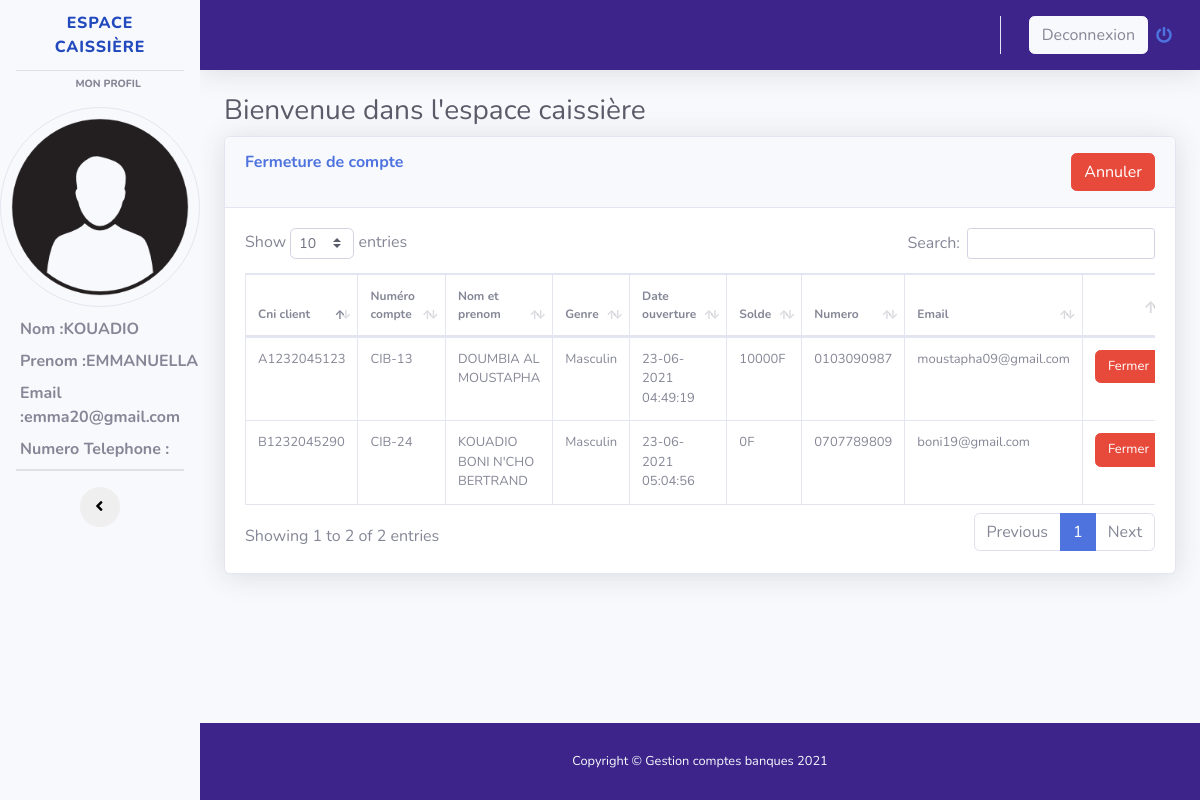
Screenshot of /espace_caissiere_fermeture_compte.php (signed in) with the database file from the repository.
### tables this page shows
CREATE TABLE `caissiere` (
  `idcaisse` int(11) NOT NULL,
  `nomcaisse` varchar(255) NOT NULL,
  `prenomcaisse` varchar(255) NOT NULL,
  `emailcaisse` varchar(255) NOT NULL,
  `passwordcaisse` varchar(255) DEFAULT 'cib2021@',
  `numerocaisse` varchar(255) DEFAULT NULL,
  `archive` int(1) NOT NULL DEFAULT 0
);

CREATE TABLE `compte` (
  `idcompte` int(11) NOT NULL,
  `numerocpte` varchar(255) NOT NULL,
  `visaouverture` varchar(255) DEFAULT NULL,
  `dateouverture` varchar(255) NOT NULL,
  `datefermeture` varchar(255) DEFAULT NULL,
  `visafermeture` varchar(255) DEFAULT NULL,
  `obscpte` varchar(255) NOT NULL,
  `soldecpte` double NOT NULL DEFAULT 0,
  `idclient` int(11) NOT NULL,
  `archive` int(1) NOT NULL DEFAULT 0
);

CREATE TABLE `client` (
  `idclient` int(11) NOT NULL,
  `cni` varchar(255) DEFAULT NULL,
  `nomclient` varchar(255) NOT NULL,
  `prenomclient` varchar(255) NOT NULL,
  `datenaissance` date NOT NULL,
  `profession` varchar(255) NOT NULL,
  `telephone` varchar(255) NOT NULL,
  `email` varchar(255) DEFAULT NULL,
  `lienphoto` varchar(255) DEFAULT NULL,
  `liensignature` varchar(255) DEFAULT NULL,
  `archive` int(1) NOT NULL DEFAULT 0,
  `idsexe` int(1) NOT NULL DEFAULT 1
);

CREATE TABLE `sexe` (
  `idsexe` int(11) NOT NULL,
  `libsexe` varchar(255) NOT NULL
);

### espace_caissiere_fermeture_compte.php (the view, shortened to what this page needs)
<?php
$bd = bd();
?>
<!DOCTYPE html>
<html lang="en">
<head>
  <link href="vendor/fontawesome-free/css/all.min.css" rel="stylesheet" type="text/css">
  <link rel="stylesheet" href="//maxcdn.bootstrapcdn.com/font-awesome/4.7.0/css/font-awesome.min.css" />
  <link href="css/sb-admin-2.min.css" rel="stylesheet">
  <link href="vendor/datatables/dataTables.bootstrap4.min.css" rel="stylesheet">
</head>
<body id="page-top">
<div id="wrapper" class="bg-dark">
    <ul class="navbar-nav bg-light sidebar sidebar-white accordion" id="accordionSidebar">
      <a class="sidebar-brand d-flex align-items-center justify-content-center" href="#">
        <div class="sidebar-brand-icon rotate-n-15">
        </div>
        <div class="sidebar-brand-text mx-3">ESPACE CAISSIÈRE</div>
      </a>
      <hr class="sidebar-divider my-0">
      <div class="sidebar-heading" style="margin:5px auto;">
        Mon profil
      </div>
      <?php
        $requete = $bd->prepare("SELECT * FROM caissiere WHERE emailcaisse = ? ");
        $requete->execute(array($_SESSION['mail']));
        while($donne = $requete->fetch()){
      ?>
      <img src="image/user.png" class="rounded-circle border" alt="image" style="height: 200px; width:200px; margin:10px auto;"/>
      <label style="margin-left: 20px; font-weight:bold;">
          Nom :<?php echo $donne['nomcaisse']; ?>
      </label>
      <label style="margin-left: 20px; font-weight:bold">
          Prenom :<?php echo $donne['prenomcaisse']; ?>
      </label>
      <label style="margin-left: 20px; font-weight:bold">
          Email :<?php echo $donne['emailcaisse']; ?>
      </label>
      <label style="margin-left: 20px; font-weight:bold">
          Numero Telephone :<br> <?php echo $donne['numerocaisse']; ?>
      </label>
      <?php
        }
      ?>
      <hr class="sidebar-divider my-0">
      <hr class="sidebar-divider">
      <div class="text-center d-none d-md-inline">
        <button class="rounded-circle border-0" id="sidebarToggle"></button>
      </div>
    </ul>
    <div id="content-wrapper" class="d-flex flex-column">
      <div id="content">
        <nav class="navbar navbar-expand text-light topbar mb-4 static-top shadow" style="background:rgb(60,36,139);">
          <ul class="navbar-nav ml-auto">
            <li class="nav-item dropdown no-arrow">
              <a class="nav-link dropdown-toggle" href="#" id="userDropdown" role="button" data-toggle="dropdown" aria-haspopup="true" aria-expanded="false">
                <span class="mr-2 d-none d-lg-inline text-gray-600 small btn btn-light">Deconnexion</span>
                <i class="fas fa-power-off"></i>
              </a>
            </li>
          </ul>
        </nav>
        <div class="container-fluid">
          <h1 class="h3 mb-2 text-gray-800">Bienvenue dans l'espace caissière </h1>
          <div class="card shadow mb-4">
            <div class="card-header py-3">
              <h6 class="m-0 font-weight-bold text-primary">Fermeture de compte <a href="espace_caissiere_home.php" class="btn btn-danger text-white" style="float:right;">Annuler </a></h6>
            </div>
            <div class="card-body">
              <div class="table-responsive">
              <table class="table table-bordered" id="dataTable" width="100%" cellspacing="0">
                  <thead>
                  <?php
                    $requete = $bd->prepare("SELECT * FROM compte LEFT JOIN client ON client.idclient = compte.idclient LEFT JOIN sexe ON sexe.idsexe = client.idsexe WHERE compte.archive = 0");
                    $donne = $requete->execute();
                  ?>
                    <tr>
                      <th style="font-size:12px;">Cni client</th>
                      <th style="font-size:12px;">Numéro compte</th>
                      <th style="font-size:12px;width:200px;">Nom et prenom</th>
                      <th style="font-size:12px;">Genre</th>
                      <th style="font-size:12px;">Date ouverture</th>
                      <th style="font-size:12px;">Solde</th>
                      <th style="font-size:12px;">Numero</th>
                      <th style="font-size:12px;">Email</th>
                      <th></th>
                    </tr>
                  </thead>
                  <tbody>
                    <?php
                      while($donnes = $requete->fetch() ){ ?>
                    <tr>
                      <td style="font-size:13px;"><?php echo $donnes['cni'];?></td>
                      <td style="font-size:13px;"><?php echo $donnes['numerocpte'].''.$donnes['idcompte'];?></td>
                      <td style="font-size:13px;width:150px;"><?php echo $donnes['nomclient'].' '.$donnes['prenomclient'];?></td>
                      <td style="font-size:13px;"><?php echo $donnes['libsexe'];?></td>
                      <td style="font-size:13px;"><?php echo $donnes['dateouverture'];?></td>
                      <td style="font-size:13px;"><?php echo $donnes['soldecpte'].'F';?></td>
                      <td style="font-size:13px;"><?php echo $donnes['telephone'];?></td>
                      <td style="font-size:13px;"><?php echo $donnes['email'];?></td>
                      <td><a class="btn btn-danger" title="Supprimer" style="font-size:13px;" href="supprimer_cpte.php?Id_cpteferme=<?php echo $donnes['idcompte'];?>" onclick="return(confirm('Etes-vous sûr de vouloir fermer ce compte ???'));">Fermer</a></td>
                    </tr>
                    <?php
                     }
                    ?>
                  </tbody>
                </table>
              </div>
            </div>
          </div>
        </div>
      </div>
      <footer class="sticky-footer text-light" style="background:rgb(60,36,139);">
        <div class="container my-auto">
          <div class="copyright text-center my-auto">
            <span>Copyright &copy; Gestion comptes banques 2021</span>
          </div>
        </div>
      </footer>
    </div>
  </div>
</body>
</html>

### rows the page displays
caissiere: nomcaisse "KOUADIO", prenomcaisse "EMMANUELLA", emailcaisse "emma20@gmail.com"
compte: idclient.cni "A1232045123", numerocpte "CIB-1", idcompte "3", idclient.nomclient "DOUMBIA", idclient.prenomclient "AL MOUSTAPHA", sexe.libsexe "Masculin", dateouverture "23-06-2021 04:49:19", soldecpte "10000", idclient.telephone "0103090987", idclient.email "moustapha09@gmail.com"
compte: idclient.cni "B1232045290", numerocpte "CIB-2", idcompte "4", idclient.nomclient "KOUADIO", idclient.prenomclient "BONI N'CHO BERTRAND", sexe.libsexe "Masculin", dateouverture "23-06-2021 05:04:56", soldecpte "0", idclient.telephone "0707789809", idclient.email "boni19@gmail.com"
